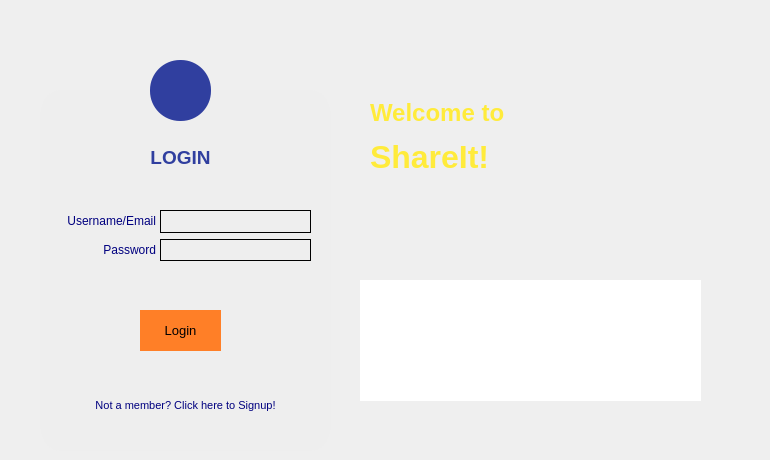
  <widget class="QWidget" name="loginPage">
   <widget class="QFrame" name="frame_2">
    <property name="geometry">
     <rect>
      <x>40</x>
      <y>90</y>
      <width>291</width>
      <height>361</height>
     </rect>
    </property>
    <property name="maximumSize">
     <size>
      <width>1300</width>
      <height>1000</height>
     </size>
    </property>
    <property name="styleSheet">
     <string notr="true">background-color: rgb(238, 238, 238);
border-radius: 20px solid;
</string>
    </property>
    <property name="frameShape">
     <enum>QFrame::StyledPanel</enum>
    </property>
    <property name="frameShadow">
     <enum>QFrame::Raised</enum>
    </property>
    <widget class="QLabel" name="signupLabel_12">
     <property name="geometry">
      <rect>
       <x>90</x>
       <y>50</y>
       <width>101</width>
       <height>36</height>
      </rect>
     </property>
     <property name="styleSheet">
      <string notr="true"/>
     </property>
     <property name="text">
      <string>&lt;html&gt;&lt;head/&gt;&lt;body&gt;&lt;p align=&quot;center&quot;&gt;&lt;span style=&quot; font-size:14pt; font-weight:600; color:#303f9f;&quot;&gt;LOGIN&lt;/span&gt;&lt;/p&gt;&lt;/body&gt;&lt;/html&gt;</string>
     </property>
    </widget>
    <widget class="QPushButton" name="goSignup">
     <property name="geometry">
      <rect>
       <x>20</x>
       <y>300</y>
       <width>251</width>
       <height>31</height>
      </rect>
     </property>
     <property name="maximumSize">
      <size>
       <width>300</width>
       <height>100</height>
      </size>
     </property>
     <property name="font">
      <font>
       <pointsize>8</pointsize>
      </font>
     </property>
     <property name="cursor">
      <cursorShape>PointingHandCursor</cursorShape>
     </property>
     <property name="styleSheet">
      <string notr="true">background-color: rgb(238, 238, 238);
padding: 3px;
border-radius:15px;
color: rgb(0, 0, 127);</string>
     </property>
     <property name="text">
      <string>Not a member? Click here to Signup!</string>
     </property>
     <property name="default">
      <bool>false</bool>
     </property>
    </widget>
    <widget class="QPushButton" name="loginButton">
     <property name="geometry">
      <rect>
       <x>100</x>
       <y>220</y>
       <width>81</width>
       <height>41</height>
      </rect>
     </property>
     <property name="sizePolicy">
      <sizepolicy hsizetype="Preferred" vsizetype="Maximum">
       <horstretch>0</horstretch>
       <verstretch>0</verstretch>
      </sizepolicy>
     </property>
     <property name="maximumSize">
      <size>
       <width>180</width>
       <height>100</height>
      </size>
     </property>
     <property name="font">
      <font>
       <pointsize>10</pointsize>
      </font>
     </property>
     <property name="cursor">
      <cursorShape>PointingHandCursor</cursorShape>
     </property>
     <property name="toolTip">
      <string>&lt;html&gt;&lt;head/&gt;&lt;body&gt;&lt;p&gt;&lt;br/&gt;&lt;/p&gt;&lt;/body&gt;&lt;/html&gt;</string>
     </property>
     <property name="styleSheet">
      <string notr="true">background-color: rgb(255, 127, 39);
color: black;
padding: 10px;</string>
     </property>
     <property name="text">
      <string>Login</string>
     </property>
     <property name="checkable">
      <bool>false</bool>
     </property>
     <property name="checked">
      <bool>false</bool>
     </property>
     <property name="autoDefault">
      <bool>false</bool>
     </property>
     <property name="default">
      <bool>true</bool>
     </property>
    </widget>
    <widget class="QWidget" name="layoutWidget">
     <property name="geometry">
      <rect>
       <x>120</x>
       <y>120</y>
       <width>151</width>
       <height>51</height>
      </rect>
     </property>
     <layout class="QVBoxLayout" name="verticalLayout">
      <item>
       <widget class="QLineEdit" name="loginUsernameOrEmailLineEdit">
        <property name="sizePolicy">
         <sizepolicy hsizetype="Preferred" vsizetype="Preferred">
          <horstretch>0</horstretch>
          <verstretch>0</verstretch>
         </sizepolicy>
        </property>
        <property name="minimumSize">
         <size>
          <width>0</width>
          <height>0</height>
         </size>
        </property>
        <property name="maximumSize">
         <size>
          <width>500</width>
          <height>100</height>
         </size>
        </property>
        <property name="sizeIncrement">
         <size>
          <width>0</width>
          <height>0</height>
         </size>
        </property>
        <property name="palette">
         <palette>
          <active>
           <colorrole role="Button">
            <brush brushstyle="SolidPattern">
             <color alpha="255">
              <red>238</red>
              <green>238</green>
              <blue>238</blue>
             </color>
            </brush>
           </colorrole>
           <colorrole role="Base">
            <brush brushstyle="SolidPattern">
             <color alpha="255">
              <red>238</red>
              <green>238</green>
              <blue>238</blue>
             </color>
            </brush>
           </colorrole>
           <colorrole role="Window">
            <brush brushstyle="SolidPattern">
             <color alpha="255">
              <red>238</red>
              <green>238</green>
              <blue>238</blue>
             </color>
            </brush>
           </colorrole>
          </active>
          <inactive>
           <colorrole role="Button">
            <brush brushstyle="SolidPattern">
             <color alpha="255">
              <red>238</red>
              <green>238</green>
              <blue>238</blue>
             </color>
            </brush>
           </colorrole>
           <colorrole role="Base">
            <brush brushstyle="SolidPattern">
             <color alpha="255">
              <red>238</red>
              <green>238</green>
              <blue>238</blue>
             </color>
            </brush>
           </colorrole>
           <colorrole role="Window">
            <brush brushstyle="SolidPattern">
             <color alpha="255">
              <red>238</red>
              <green>238</green>
              <blue>238</blue>
             </color>
            </brush>
           </colorrole>
          </inactive>
          <disabled>
           <colorrole role="Button">
            <brush brushstyle="SolidPattern">
             <color alpha="255">
              <red>238</red>
              <green>238</green>
              <blue>238</blue>
             </color>
            </brush>
           </colorrole>
           <colorrole role="Base">
            <brush brushstyle="SolidPattern">
             <color alpha="255">
              <red>238</red>
              <green>238</green>
              <blue>238</blue>
             </color>
            </brush>
           </colorrole>
           <colorrole role="Window">
            <brush brushstyle="SolidPattern">
             <color alpha="255">
              <red>238</red>
              <green>238</green>
              <blue>238</blue>
             </color>
            </brush>
           </colorrole>
          </disabled>
         </palette>
        </property>
        <property name="autoFillBackground">
         <bool>false</bool>
        </property>
        <property name="styleSheet">
         <string notr="true">border:1px solid;
</string>
        </property>
        <property name="dragEnabled">
         <bool>false</bool>
        </property>
       </widget>
      </item>
      <item>
       <widget class="QLineEdit" name="loginPasswordLineEdit">
        <property name="sizePolicy">
         <sizepolicy hsizetype="Preferred" vsizetype="Preferred">
          <horstretch>0</horstretch>
          <verstretch>0</verstretch>
         </sizepolicy>
        </property>
        <property name="maximumSize">
         <size>
          <width>500</width>
          <height>100</height>
         </size>
        </property>
        <property name="styleSheet">
         <string notr="true">border:1px solid;
</string>
        </property>
        <property name="echoMode">
         <enum>QLineEdit::Password</enum>
        </property>
       </widget>
      </item>
     </layout>
    </widget>
    <widget class="QWidget" name="layoutWidget">
     <property name="geometry">
      <rect>
       <x>20</x>
       <y>120</y>
       <width>96</width>
       <height>51</height>
      </rect>
     </property>
     <layout class="QVBoxLayout" name="verticalLayout_3">
      <item>
       <widget class="QLabel" name="loginUsernameOrEmailLabel">
        <property name="text">
         <string>&lt;html&gt;&lt;head/&gt;&lt;body&gt;&lt;p align=&quot;right&quot;&gt;&lt;span style=&quot; color:#00007f;&quot;&gt;Username/Email&lt;/span&gt;&lt;/p&gt;&lt;/body&gt;&lt;/html&gt;</string>
        </property>
       </widget>
      </item>
      <item>
       <widget class="QLabel" name="loginPasswordLabel">
        <property name="text">
         <string>&lt;html&gt;&lt;head/&gt;&lt;body&gt;&lt;p align=&quot;right&quot;&gt;&lt;span style=&quot; color:#00007f;&quot;&gt;Password&lt;/span&gt;&lt;/p&gt;&lt;/body&gt;&lt;/html&gt;</string>
        </property>
       </widget>
      </item>
     </layout>
    </widget>
   </widget>
   <widget class="QToolButton" name="toolButton_2">
    <property name="enabled">
     <bool>false</bool>
    </property>
    <property name="geometry">
     <rect>
      <x>150</x>
      <y>60</y>
      <width>61</width>
      <height>61</height>
     </rect>
    </property>
    <property name="mouseTracking">
     <bool>false</bool>
    </property>
    <property name="styleSheet">
     <string notr="true">border-radius: 30px;
background-color: rgb(48, 63, 159);
</string>
    </property>
    <property name="text">
     <string/>
    </property>
    <property name="icon">
     <iconset resource="textedit.qrc">
      <normaloff>:/images/login.png</normaloff>
      <disabledoff>:/images/login.png</disabledoff>:/images/login.png</iconset>
    </property>
    <property name="iconSize">
     <size>
      <width>50</width>
      <height>50</height>
     </size>
    </property>
    <property name="checkable">
     <bool>false</bool>
    </property>
    <property name="checked">
     <bool>false</bool>
    </property>
   </widget>
   <widget class="QTextBrowser" name="textBrowser_2">
    <property name="geometry">
     <rect>
      <x>360</x>
      <y>280</y>
      <width>341</width>
      <height>121</height>
     </rect>
    </property>
    <property name="styleSheet">
     <string notr="true">border:none;</string>
    </property>
    <property name="html">
     <string>&lt;!DOCTYPE HTML PUBLIC &quot;-//W3C//DTD HTML 4.0//EN&quot; &quot;http://www.w3.org/TR/REC-html40/strict.dtd&quot;&gt;
&lt;html&gt;&lt;head&gt;&lt;meta name=&quot;qrichtext&quot; content=&quot;1&quot; /&gt;&lt;style type=&quot;text/css&quot;&gt;
p, li { white-space: pre-wrap; }
&lt;/style&gt;&lt;/head&gt;&lt;body style=&quot; font-family:'MS Shell Dlg 2'; font-size:7.8pt; font-weight:400; font-style:normal;&quot;&gt;
&lt;p align=&quot;justify&quot; style=&quot; margin-top:0px; margin-bottom:0px; margin-left:0px; margin-right:0px; -qt-block-indent:0; text-indent:0px;&quot;&gt;&lt;span style=&quot; font-family:'MS Shell Dlg 2'; font-size:14pt; color:#ffffff;&quot;&gt;ShareIt! is a cooperative text editor which allows to one or more users to work and modify files without any conflict.&lt;/span&gt;&lt;/p&gt;&lt;/body&gt;&lt;/html&gt;</string>
    </property>
   </widget>
   <widget class="QLabel" name="label_6">
    <property name="geometry">
     <rect>
      <x>370</x>
      <y>90</y>
      <width>189</width>
      <height>96</height>
     </rect>
    </property>
    <property name="text">
     <string>&lt;html&gt;&lt;head/&gt;&lt;body&gt;&lt;p&gt;&lt;span style=&quot; font-family:'MS Shell Dlg 2'; font-size:18pt; font-weight:600; color:#ffeb3b;&quot;&gt;Welcome to &lt;/span&gt;&lt;/p&gt;&lt;p&gt;&lt;span style=&quot; font-family:'MS Shell Dlg 2'; font-size:24pt; font-weight:600; color:#ffeb3b;&quot;&gt;ShareIt!&lt;/span&gt;&lt;/p&gt;&lt;/body&gt;&lt;/html&gt;</string>
    </property>
   </widget>
   <widget class="QLabel" name="labelIcon_3">
    <property name="geometry">
     <rect>
      <x>550</x>
      <y>40</y>
      <width>211</width>
      <height>201</height>
     </rect>
    </property>
    <property name="maximumSize">
     <size>
      <width>250</width>
      <height>250</height>
     </size>
    </property>
    <property name="text">
     <string/>
    </property>
    <property name="pixmap">
     <pixmap resource="textedit.qrc">:/images/labelIcon.png</pixmap>
    </property>
    <property name="scaledContents">
     <bool>true</bool>
    </property>
   </widget>
  </widget>
